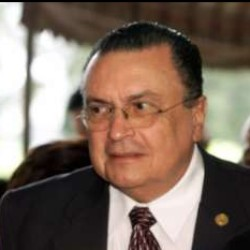
#> input picture bm1688/data/Abel_Pacheco_0001.jpg, 250 x 250 px
$ python vis_result.py ../../bm1688/data/Abel_Pacheco_0001.jpg
#> lines starting #> are read from the running program, lines starting #| are printed output that depends on the picture; after the words box and inside, x2 and y2 are one past the last pixel; in counts of white or black regions, pixels touching at a corner belong together
import cv2
import sys
import numpy as np
def draw_image(img,boxes,kpts=None,color=(0,0,255)):

    if not boxes is None:
        for box in boxes:
            ib = [int(v) for v in box]
            cv2.rectangle(img,tuple(ib[:2]),tuple(ib[2:4]),color,2)
    if kpts is None:
        return
    for kpt in kpts:
        ipt = [int(v) for v in kpt]
        for j in range(len(ipt)//2):
            cv2.circle(img,(ipt[2*j],ipt[2*j+1]),2,color,-1)


if __name__ == "__main__":
    imgf = sys.argv[1]
    # boxes = boxes=[[388.333,37.2222,435.694,108.056],[185.556,99.7222,235,166.667],[332.153,10.3472,364.583,51.6667],[219.097,0,247.778,22.1528]]

    # kpts=[[403.611,65.3125,425.764,66.3542,415.729,80.625,404.132,90.1389,422.083,91.1111],[203.333,121.806,224.931,119.167,218.611,135.486,208.576,149.167,224.931,147.083],[342.257,22.6563,357.292,23.0556,350.486,31.0764,343.663,38.8889,356.319,39.0972],[226.892,0.243056,240.556,-0.347222,234.115,6.07639,228.507,12.1007,239.549,11.7014]]
    # boxes=[[224.375,490.625,361.25,652.5,0.835938],[884.688,101.25,938.75,171.25,0.789063],[797.188,4.6875,854.688,78.125,0.75],[386.875,401.25,495.625,549.375,0.703125],[1144.69,57.1875,1196.64,118.125,0.648438],[962.969,815.313,1053.13,965.625,0.507813]]
    kpts=[[52.1484,62.1094,103.125,53.3203,76.1719,86.1328,57.7148,113.086,96.0938,106.641]]
    kpts=[[50.3906,60.0586,100.781,52.4414,73.8281,86.7188,53.6133,112.5,93.1641,106.055]]
    kpts=[[64.1602,41.0156,103.125,43.0664,71.7773,65.918,60.3516,98.4375,97.8516,98.4375]]
    kpts=[[64.1602,41.0156,103.125,43.0664,71.7773,65.918,60.3516,98.4375,97.8516,98.4375]]
    kpts = None
    boxes = [[18.4887,45.796,297.431,164.231],[14.0899,16.5386,295.698,166]]

    gt_boxes = [
      {
          "bbox": [
            110.153839,
            36.459969,
            184.118073,
            210.167465
          ],
          "category_id": 0,
          "score": 0.897523
      },
      {
        "bbox": [
          0.000000,
          24.177584,
          147.177231,
          218.000000
        ],
        "category_id": 1,
        "score": 0.786171
      },
      {
        "bbox": [
          160.642593,
          51.142765,
          216.224289,
          113.625603
        ],
        "category_id": 1,
        "score": 0.833967
      }
    ]
    boxes = [box['bbox'] for box in gt_boxes]
    img = cv2.imread(imgf)
#> img is the input picture: shape (250, 250, 3); mean B, G, R 94.6, 107, 125.2

    boxes1 = [[110.428,35.4436,184.141,211.937],[0.422243,23.9578,146.321,218.836],[161.548,51.9683,216.543,114.181]]
    print('imgshape:',img.shape,img.dtype)
#| imgshape: (250, 250, 3) uint8
    draw_image(img,boxes,kpts,color=(0,255,0))
#> after the loop in draw_image, `for box in boxes:`:
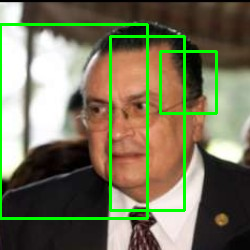
#> img: shape (250, 250, 3); 6.4% of pixels changed, all inside (x1, y1, x2, y2) = (0, 23, 218, 220)
    draw_image(img,boxes1,kpts,color=(0,0,255))
#> call 2 of draw_image, with color = (0, 0, 255)
#> after the loop in draw_image (call 2), `for box in boxes:`:
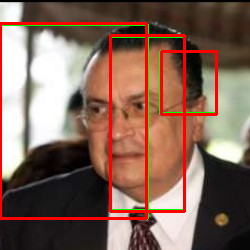
#> img: shape (250, 250, 3); 6.42% of pixels changed, all inside (x1, y1, x2, y2) = (0, 22, 218, 220)
    cv2.imwrite("xx.jpg",img)
    # cv2.imshow('box',img)
    # cv2.waitKey(0c

$ run again, on bm1688/data/reid_que.jpg
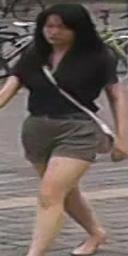
#> input picture bm1688/data/reid_que.jpg, 128 x 256 px
#> img is the input picture: shape (256, 128, 3); mean B, G, R 90.7, 95.8, 107.2
#| imgshape: (256, 128, 3) uint8
#> after the loop in draw_image, `for box in boxes:`:
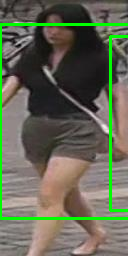
#> img: shape (256, 128, 3); 5.42% of pixels changed, all inside (x1, y1, x2, y2) = (0, 23, 128, 220)
#> after the loop in draw_image (call 2), `for box in boxes:`:
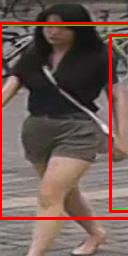
#> img: shape (256, 128, 3); 5.44% of pixels changed, all inside (x1, y1, x2, y2) = (0, 22, 128, 220)

$ run again, on bm1688/data/reid_reg.jpg
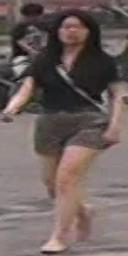
#> input picture bm1688/data/reid_reg.jpg, 128 x 256 px
#> img is the input picture: shape (256, 128, 3); mean B, G, R 94.4, 96.7, 110
#| imgshape: (256, 128, 3) uint8
#> after the loop in draw_image, `for box in boxes:`:
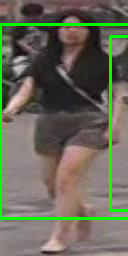
#> img: shape (256, 128, 3); 5.42% of pixels changed, all inside (x1, y1, x2, y2) = (0, 23, 128, 220)
#> after the loop in draw_image (call 2), `for box in boxes:`:
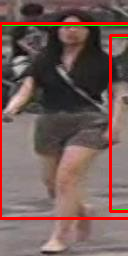
#> img: shape (256, 128, 3); 5.44% of pixels changed, all inside (x1, y1, x2, y2) = (0, 22, 128, 220)
